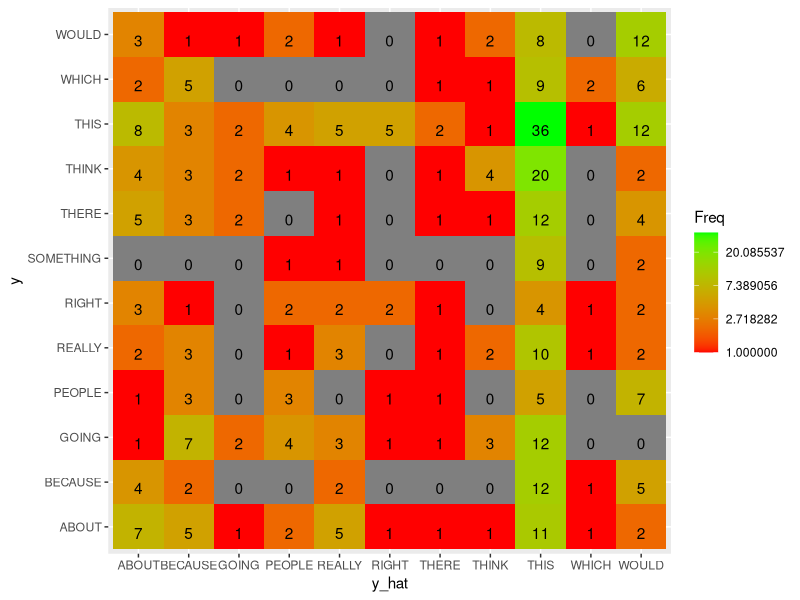

Write R code to recreate this figure.
library(data.table)
library(ggplot2)

y <- fread("pred6_ground_truth.csv")
y_hat <- fread("pred6.csv")

colnames(y) <- c("ABOUT","THINK","GOING", 
                 "THERE","WOULD","BECAUSE", 
                 "REALLY","PEOPLE","SOMETHING",
                 "WHICH", "RIGHT", "THIS")

colnames(y_hat) <- c("ABOUT","THINK","GOING", 
                 "THERE","WOULD","BECAUSE", 
                 "REALLY","PEOPLE","SOMETHING",
                 "WHICH", "RIGHT", "THIS")

y <- toupper(names(y)[max.col(y)])
y_hat <- toupper(names(y_hat)[max.col(y_hat)])

confusion_matrix <- as.data.frame(table(y_hat, y))

ggplot(data = confusion_matrix,
       mapping = aes(x = y_hat,
                     y = y)) +
  geom_tile(aes(fill = Freq)) +
  geom_text(aes(label = sprintf("%1.0f", Freq)), vjust = 1) +
  scale_fill_gradient(low = "red",
                      high = "green",
                      trans = "log")
